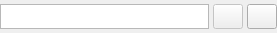
<?xml version="1.0" encoding="UTF-8"?>
<ui version="4.0">
 <class>SeletorObjetoWidget</class>
 <widget class="QWidget" name="SeletorObjetoWidget">
  <property name="geometry">
   <rect>
    <x>0</x>
    <y>0</y>
    <width>277</width>
    <height>33</height>
   </rect>
  </property>
  <property name="minimumSize">
   <size>
    <width>0</width>
    <height>25</height>
   </size>
  </property>
  <property name="maximumSize">
   <size>
    <width>16777215</width>
    <height>33</height>
   </size>
  </property>
  <property name="windowTitle">
   <string>Form</string>
  </property>
  <layout class="QGridLayout" name="seletor_grid">
   <property name="margin">
    <number>0</number>
   </property>
   <property name="spacing">
    <number>4</number>
   </property>
   <item row="0" column="0">
    <widget class="QTextEdit" name="nome_objeto_txt">
     <property name="minimumSize">
      <size>
       <width>0</width>
       <height>25</height>
      </size>
     </property>
     <property name="maximumSize">
      <size>
       <width>16777215</width>
       <height>25</height>
      </size>
     </property>
     <property name="font">
      <font>
       <italic>true</italic>
      </font>
     </property>
     <property name="verticalScrollBarPolicy">
      <enum>Qt::ScrollBarAlwaysOff</enum>
     </property>
     <property name="horizontalScrollBarPolicy">
      <enum>Qt::ScrollBarAlwaysOff</enum>
     </property>
     <property name="undoRedoEnabled">
      <bool>false</bool>
     </property>
     <property name="lineWrapMode">
      <enum>QTextEdit::NoWrap</enum>
     </property>
     <property name="readOnly">
      <bool>true</bool>
     </property>
     <property name="textInteractionFlags">
      <set>Qt::NoTextInteraction</set>
     </property>
    </widget>
   </item>
   <item row="0" column="1">
    <widget class="QToolButton" name="rem_objeto_tb">
     <property name="enabled">
      <bool>false</bool>
     </property>
     <property name="minimumSize">
      <size>
       <width>30</width>
       <height>25</height>
      </size>
     </property>
     <property name="toolTip">
      <string>Limpar campo</string>
     </property>
     <property name="text">
      <string/>
     </property>
     <property name="icon">
      <iconset resource="../res/resources.qrc">
       <normaloff>:/icones/icones/limpartexto.png</normaloff>:/icones/icones/limpartexto.png</iconset>
     </property>
    </widget>
   </item>
   <item row="0" column="2">
    <widget class="QToolButton" name="sel_objeto_tb">
     <property name="minimumSize">
      <size>
       <width>30</width>
       <height>25</height>
      </size>
     </property>
     <property name="toolTip">
      <string>Selecionar Objeto</string>
     </property>
     <property name="text">
      <string/>
     </property>
     <property name="icon">
      <iconset resource="../res/resources.qrc">
       <normaloff>:/icones/icones/visaogeral.png</normaloff>:/icones/icones/visaogeral.png</iconset>
     </property>
    </widget>
   </item>
  </layout>
 </widget>
 <resources>
  <include location="../res/resources.qrc"/>
 </resources>
 <connections/>
</ui>
